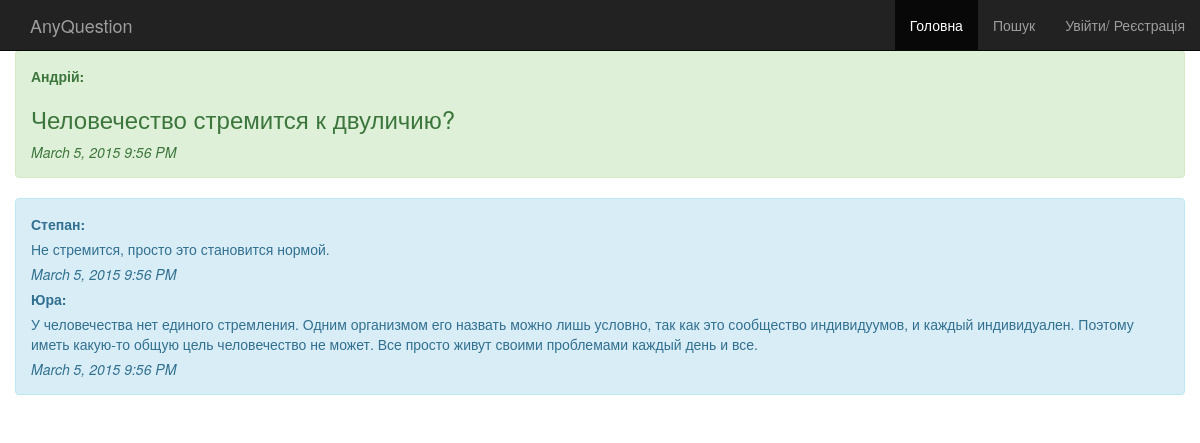
Screenshot of /question=4 with the database file from the repository.
### models.py (models this page shows, shortened)
class User(db.Model, UserMixin):
    id = db.Column(db.Integer, primary_key=True)
    username = db.Column(db.String(80), unique=True)
    email = db.Column(db.String(120), unique=True)
    password = db.Column(db.String(120))

class Question(db.Model):
    __searchable__ = ['text']
    id = db.Column(db.Integer, primary_key=True)
    text = db.Column(db.Text)
    user_id = db.Column(db.Integer, db.ForeignKey('user.id'))
    pub_user = db.relationship('User',
        backref=db.backref('users', lazy='dynamic'))
    pub_date = db.Column(db.DateTime)

class Answer(db.Model):
    id = db.Column(db.Integer, primary_key=True)
    text = db.Column(db.Text)
    pub_date = db.Column(db.DateTime)
    user_id = db.Column(db.Integer, db.ForeignKey('user.id'))
    pub_user = db.relationship('User',
        backref=db.backref('users2', lazy='dynamic'))
    question_id = db.Column(db.Integer, db.ForeignKey('question.id'))
    question = db.relationship('Question',
        backref=db.backref('questions', lazy='dynamic'))

### run.py (the view)
@app.route('/question=<int:question_id>')
def show_question(question_id):
    question = Question.query.filter_by(id=question_id).first()
    answers=Answer.query.filter_by(question_id=question_id)
    return render_template('question.html', question=question, answers=answers)

### momentjs.py (called while the page is built)
    def render(self, format):
        return Markup("<script>\ndocument.write(moment(\"%s\").%s);\n</script>" % (self.timestamp.strftime("%Y-%m-%dT%H:%M:%S Z"), format))

    def format(self, fmt):
        return self.render("format(\"%s\")" % fmt)

### templates/question.html (shortened to what this page needs)
{% extends "base.html" %}
{% block content %}
    <div class="alert alert-success" role="alert">
        <p><strong>{{ question.pub_user.username }}:</strong></p>
        <h3>{{ question.text }}</h3>
        <p><i>{{ momentjs(question.pub_date).format('LLL') }}</i></p>
    </div>
    <div class="alert alert-info" role="alert">
    {% for answer in answers %}
        <p><strong>{{ answer.pub_user.username }}:</strong></p>
        <p>{{ answer.text }}</p>
        <p><i>{{ momentjs(answer.pub_date).format('LLL') }}</i></p>
    {% else %}
        <p>Поки що немає жодних відповідей</p>
    {% endfor %}
    </div>
{% endblock %}

### templates/base.html (style rules this page uses)
body { padding-top: 50px; }

### rows the page displays
User: pub_user.username "Андрій"
Question: text "Человечество стремится к двуличию?"
Answer: pub_user.username "Степан", text "Не стремится, просто это становится нормой."
Answer: pub_user.username "Юра", text "У человечества нет единого стремления. Одним организмом его назвать можно лишь условно, так как это сообщество индивидуумов, и каждый индивидуален. Поэтому иметь какую-то общую цель человечество не может. Все просто живут своими проблемами каждый день и все."
